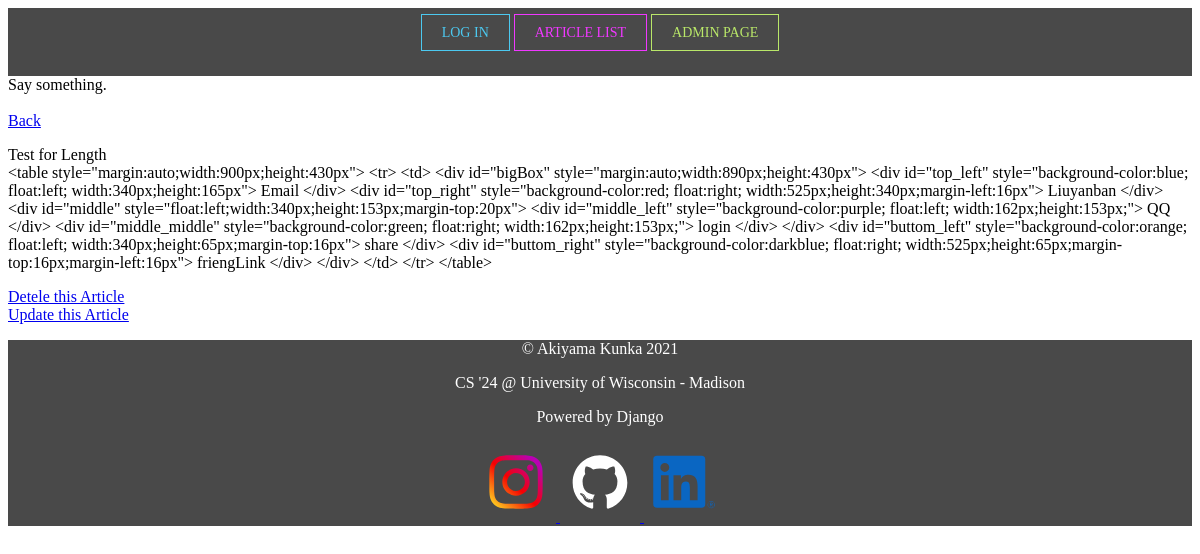
The app's page /article/article_detail/14/ with its own data.
### article/models.py (models this page shows, shortened)
class ArticlePost(models.Model):
    author = models.ForeignKey(User, on_delete=models.CASCADE, null=True)
    title = models.CharField(max_length=100)
    body = models.TextField()
    created = models.DateTimeField(auto_now_add=True) # just like it says, added when it was created
    updated = models.DateTimeField(auto_now=True)
    class Meta:
        ordering = ('-created',)

### article/views.py (the view)
# urls.py: path('article_detail/<int:id>/', views.show_detail, name='article_detail'),
def show_detail(request, id):
    article = ArticlePost.objects.get(id=id)
    context = {'article' : article}
    return render(request, 'article_detail.html', context)

### templates/article_detail.html (shortened to what this page needs)
{% extends 'base.html' %}
{% load staticfiles %}
    {% block content %}
        <a href="{% url 'article:article_list' %}">Back</a> <br>
    <p>
        {{ article.title }}
        <br>
        {{ article.body }}
    </p>
    <a href="{% url 'article:article_delete' article.id %}">Detele this Article</a>
    <br>
    <a href="{% url 'article:article_update' article.id %}">Update this Article</a>
    {% endblock %}

### records on screen
ArticlePost: title "Test for Length", body "<table style=\"margin:auto;width:900px;height:430px\"> <tr> <td> <div id=\"bigBox\" style=\"margin:auto;width:890px;height:430px\"> <div id=\"top_left\" style=\"background-color:blue; float:left; width:340px;height:165px\"> Email </div> <div id=\"top_right\" style=\"background-color:red; float:right; width:525px;height:340px;margin-left:16px\"> Liuyanban </div> <div id=\"middle\" style=\"float:left;width:340px;height:153px;margin-top:20px\"> <div id=\"middle_left\" style=\"background-color:purple; float:left; width:162px;height:153px;\"> QQ </div> <div id=\"middle_middle\" style=\"background-color:green; float:right; width:162px;height:153px;\"> login </div> </div> <div id=\"buttom_left\"…"
